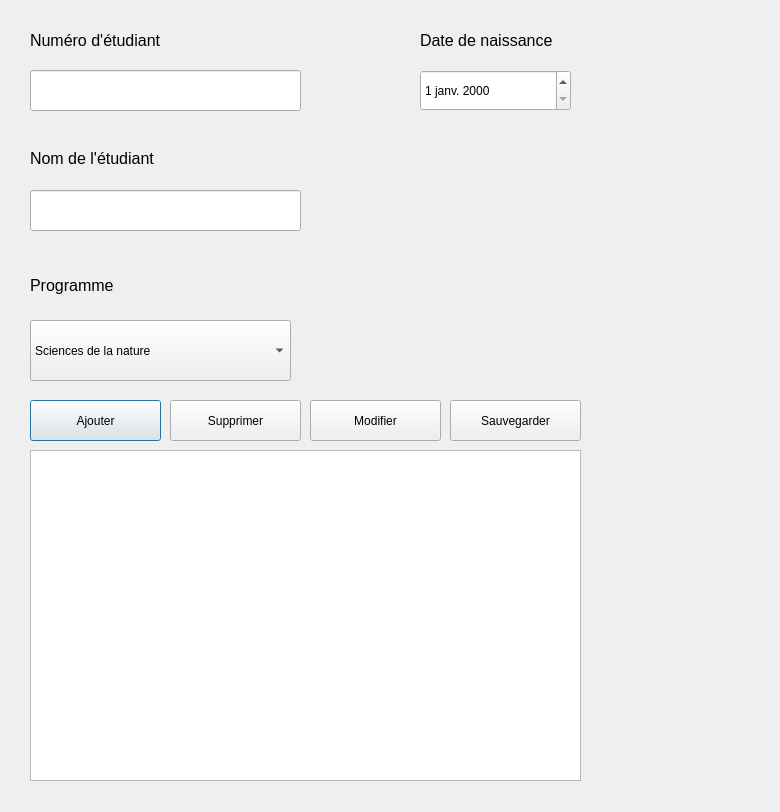
<?xml version="1.0" encoding="UTF-8"?>
<ui version="4.0">
 <class>Dialog</class>
 <widget class="QDialog" name="Dialog">
  <property name="geometry">
   <rect>
    <x>0</x>
    <y>0</y>
    <width>780</width>
    <height>812</height>
   </rect>
  </property>
  <property name="windowTitle">
   <string>Dialog</string>
  </property>
  <property name="locale">
   <locale language="French" country="France"/>
  </property>
  <widget class="QLabel" name="labelNumEtud">
   <property name="geometry">
    <rect>
     <x>30</x>
     <y>30</y>
     <width>171</width>
     <height>21</height>
    </rect>
   </property>
   <property name="font">
    <font>
     <pointsize>12</pointsize>
    </font>
   </property>
   <property name="text">
    <string>Numéro d'étudiant</string>
   </property>
  </widget>
  <widget class="QLabel" name="labelNomEtud">
   <property name="geometry">
    <rect>
     <x>30</x>
     <y>150</y>
     <width>161</width>
     <height>16</height>
    </rect>
   </property>
   <property name="font">
    <font>
     <pointsize>12</pointsize>
    </font>
   </property>
   <property name="text">
    <string>Nom de l'étudiant</string>
   </property>
  </widget>
  <widget class="QTextBrowser" name="textBrowserEtud">
   <property name="geometry">
    <rect>
     <x>30</x>
     <y>450</y>
     <width>551</width>
     <height>331</height>
    </rect>
   </property>
  </widget>
  <widget class="QLabel" name="labelProgramme">
   <property name="geometry">
    <rect>
     <x>30</x>
     <y>270</y>
     <width>111</width>
     <height>31</height>
    </rect>
   </property>
   <property name="font">
    <font>
     <pointsize>12</pointsize>
    </font>
   </property>
   <property name="text">
    <string>Programme</string>
   </property>
  </widget>
  <widget class="QLabel" name="labelDateNaissance">
   <property name="geometry">
    <rect>
     <x>420</x>
     <y>30</y>
     <width>171</width>
     <height>21</height>
    </rect>
   </property>
   <property name="font">
    <font>
     <pointsize>12</pointsize>
    </font>
   </property>
   <property name="text">
    <string>Date de naissance</string>
   </property>
  </widget>
  <widget class="QDateEdit" name="dateEditDateNaissance">
   <property name="geometry">
    <rect>
     <x>420</x>
     <y>70</y>
     <width>151</width>
     <height>41</height>
    </rect>
   </property>
  </widget>
  <widget class="QLabel" name="labelErreurNumero">
   <property name="geometry">
    <rect>
     <x>30</x>
     <y>120</y>
     <width>271</width>
     <height>16</height>
    </rect>
   </property>
   <property name="font">
    <font>
     <pointsize>6</pointsize>
    </font>
   </property>
   <property name="text">
    <string/>
   </property>
  </widget>
  <widget class="QLabel" name="labelErreurNom">
   <property name="geometry">
    <rect>
     <x>30</x>
     <y>240</y>
     <width>271</width>
     <height>16</height>
    </rect>
   </property>
   <property name="font">
    <font>
     <pointsize>6</pointsize>
    </font>
   </property>
   <property name="text">
    <string/>
   </property>
  </widget>
  <widget class="QLineEdit" name="lineEditNumEtud">
   <property name="geometry">
    <rect>
     <x>30</x>
     <y>70</y>
     <width>271</width>
     <height>41</height>
    </rect>
   </property>
  </widget>
  <widget class="QLineEdit" name="lineEditNomEtud">
   <property name="geometry">
    <rect>
     <x>30</x>
     <y>190</y>
     <width>271</width>
     <height>41</height>
    </rect>
   </property>
  </widget>
  <widget class="QComboBox" name="comboBoxProgramme">
   <property name="geometry">
    <rect>
     <x>30</x>
     <y>320</y>
     <width>261</width>
     <height>61</height>
    </rect>
   </property>
   <item>
    <property name="text">
     <string>Sciences de la nature</string>
    </property>
   </item>
   <item>
    <property name="text">
     <string>Sciences, lettres et art</string>
    </property>
   </item>
   <item>
    <property name="text">
     <string>Informatique</string>
    </property>
   </item>
   <item>
    <property name="text">
     <string>Génie mécanique</string>
    </property>
   </item>
  </widget>
  <widget class="QPushButton" name="pushButtonAjouter">
   <property name="geometry">
    <rect>
     <x>30</x>
     <y>400</y>
     <width>131</width>
     <height>41</height>
    </rect>
   </property>
   <property name="text">
    <string>Ajouter</string>
   </property>
  </widget>
  <widget class="QPushButton" name="pushButtonSupprimer">
   <property name="geometry">
    <rect>
     <x>170</x>
     <y>400</y>
     <width>131</width>
     <height>41</height>
    </rect>
   </property>
   <property name="text">
    <string>Supprimer</string>
   </property>
  </widget>
  <widget class="QPushButton" name="pushButtonModifier">
   <property name="geometry">
    <rect>
     <x>310</x>
     <y>400</y>
     <width>131</width>
     <height>41</height>
    </rect>
   </property>
   <property name="text">
    <string>Modifier</string>
   </property>
  </widget>
  <widget class="QPushButton" name="pushButtonSauvegarder">
   <property name="geometry">
    <rect>
     <x>450</x>
     <y>400</y>
     <width>131</width>
     <height>41</height>
    </rect>
   </property>
   <property name="text">
    <string>Sauvegarder</string>
   </property>
  </widget>
 </widget>
 <resources/>
 <connections/>
</ui>
